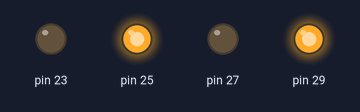
Recording of a sketch running on a simulated Arduino Mega 2560, built with avr-gcc and run on an emulated ATmega2560. On the bench: output pins drawn as LEDs (lit = HIGH). What the sketch prints to the serial monitor is not drawn.

Above: at 0.3 s.
Timing chart, 0 to 1.8 s (numbered marks = the images above):
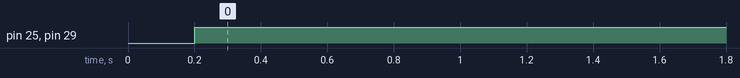

The sketch:

Receptor_Hamming.ino
```cpp
int dato[3] = {0};
int hamrx[7] = {0,1,0,0,1,0,1};
int p[3] = {0};

void setup() {
  Serial.begin(9600);
  pinMode(23, OUTPUT);
  pinMode(25, OUTPUT);
  pinMode(27, OUTPUT);
  pinMode(29, OUTPUT);
}

void loop() {

  invhamming();

  for (int i = 0; i < 4; i++) {
    Serial.print(dato[i]);
    delay(50);
  }
  Serial.println();

  digitalWrite(23,dato[0]);
  digitalWrite(25,dato[1]);
  digitalWrite(27,dato[2]);
  digitalWrite(29,dato[3]);
}


void invhamming() {
  p[0] = hamrx[2]^hamrx[4]^hamrx[6];
  p[1] = hamrx[2]^hamrx[5]^hamrx[6];
  p[2] = hamrx[4]^hamrx[5]^hamrx[6];
  dato[0] = hamrx[2];
  dato[1] = hamrx[4];
  dato[2] = hamrx[5];
  dato[3] = hamrx[6];

  if((p[0]!=hamrx[0])&&(p[1]!=hamrx[1])&&(p[2]==hamrx[3])){
    dato[0] = !hamrx[2];
  }
  if((p[0]!=hamrx[0])&&(p[1]==hamrx[1])&&(p[2]!=hamrx[3])){
    dato[1] = !hamrx[4];
  }
  if((p[0]==hamrx[0])&&(p[1]!=hamrx[1])&&(p[2]!=hamrx[3])){
    dato[2] = !hamrx[5];
  }
  if((p[0]!=hamrx[0])&&(p[1]!=hamrx[1])&&(p[2]!=hamrx[3])){
    dato[3] = !hamrx[6];
  }
}
```

Measured:
- by itself, pin 25, pin 29: LOW → HIGH at 0.20 s
